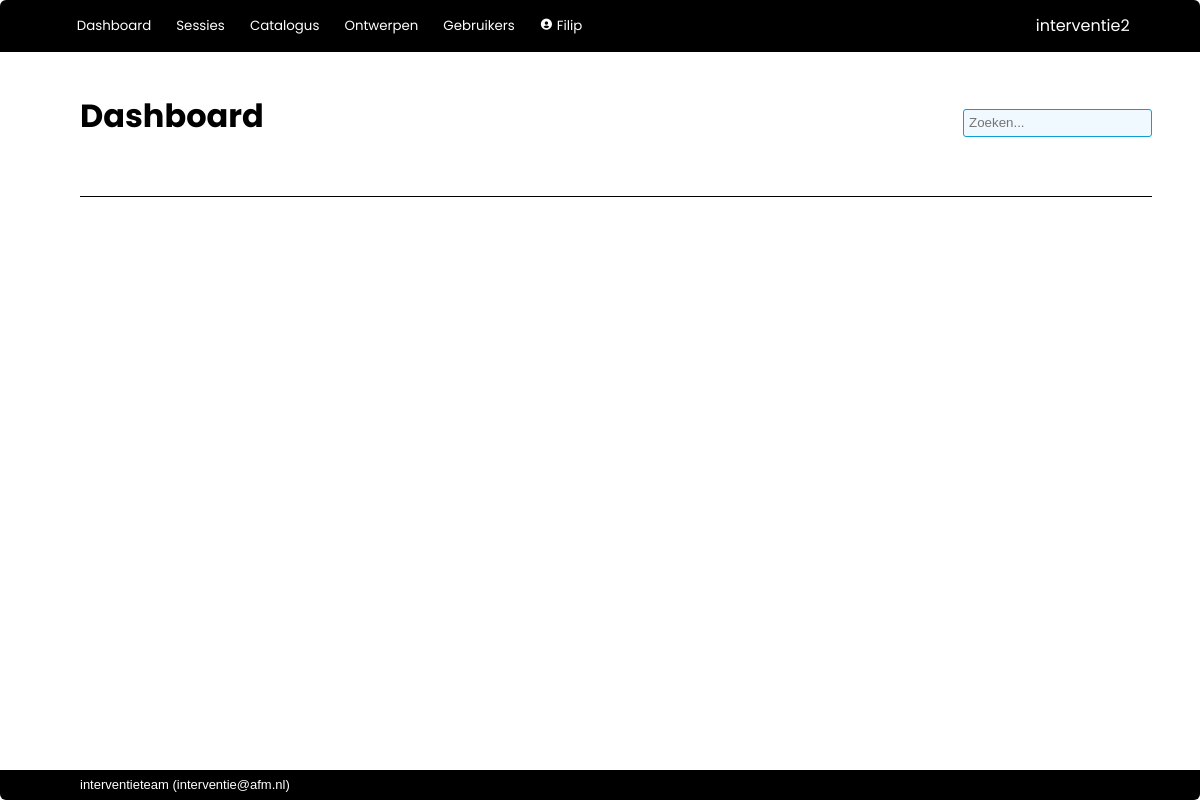
Before: / (signed in) with the older database file.
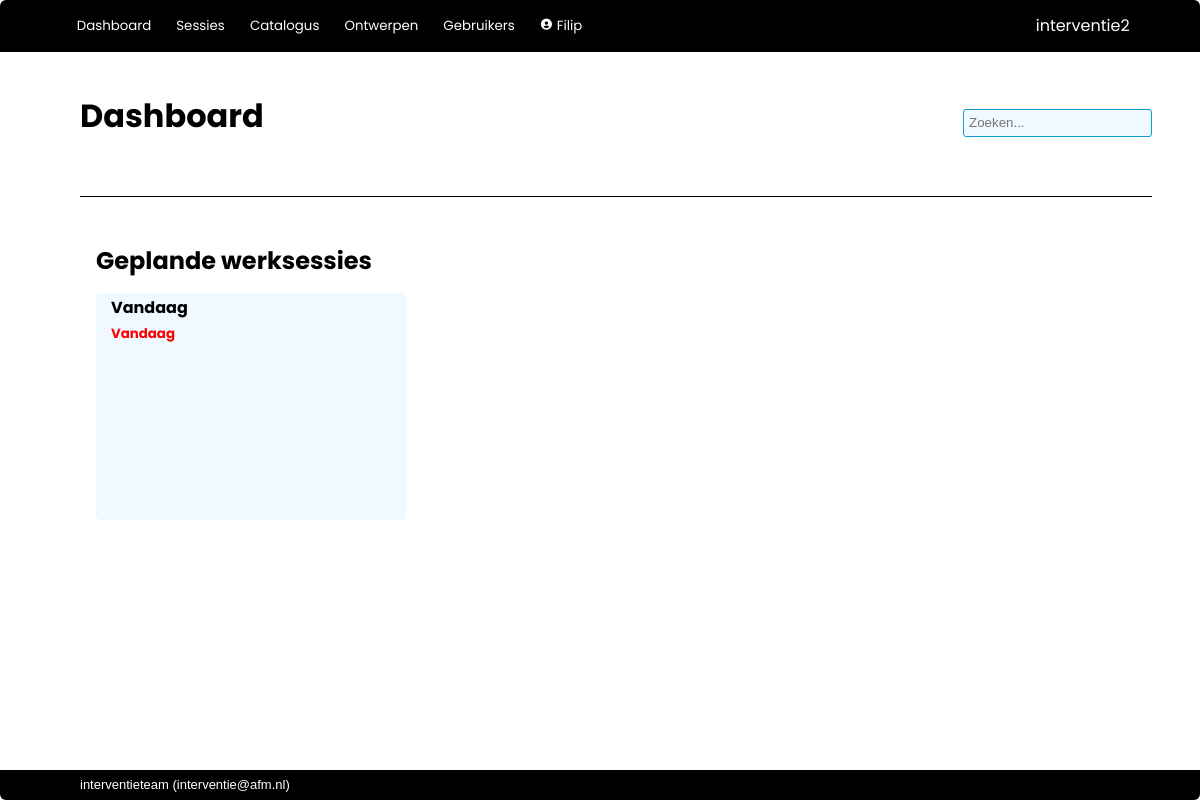
After: the same page with the newer database file.
### interventie2/models.py (models this page shows, shortened)
class Worksession(db.Model):
    __tablename__ = 'worksessions'
    id            = db.Column(db.Integer, primary_key=True)
    name          = db.Column(db.String(100), nullable=False)
    date_modified = db.Column(db.DateTime(timezone=True), server_default=func.now())
    parent_id     = db.Column(db.Integer, db.ForeignKey('worksessions.id'))
    child_description = db.Column(db.String(2000), nullable=False, default="")
    participants  = db.Column(db.String(500), nullable=False, default="")
    date          = db.Column(db.DateTime(timezone=True))
    project_number= db.Column(db.String(100))
    description   = db.Column(db.String(2000), nullable=False, default="")
    effect        = db.Column(db.String(2000), nullable=False, default="")
    link_to_page  = db.Column(db.String(1000), nullable=False, default="")
    show_instruments = db.Column(db.Boolean, default=True)
    mark_top_instruments = db.Column(db.Integer, nullable=False, default=1)
    show_rest_instruments = db.Column(db.Boolean, default=False)
    show_tags     = db.Column(db.Boolean, default=True)
    presenter_mode_zoom = db.Column(db.Numeric(3,2), nullable=False, default=1.25)
    presenter_mode_color_title = db.Column(db.String(7))
    presenter_mode_text_color_title = db.Column(db.String(7))
    presenter_mode_color_nav = db.Column(db.String(7))
    presenter_mode_text_color = db.Column(db.String(7))
    presenter_mode_text_color_nav = db.Column(db.String(7))
    presenter_mode_color_coll = db.Column(db.String(7))
    presenter_mode_text_color_coll = db.Column(db.String(7))
    presenter_mode_color_highlight = db.Column(db.String(7))
    presenter_mode_text_color_highlight = db.Column(db.String(7))
    presenter_mode_text_color_heading = db.Column(db.String(7))
    presenter_mode_background_color1 = db.Column(db.String(7))
    presenter_mode_background_color2 = db.Column(db.String(7))
    archived      = db.Column(db.Boolean, default=False)
    question_set_id = db.Column(db.Integer, db.ForeignKey('question_sets.id'))
    process_id    = db.Column(db.Integer, db.ForeignKey('processes.id'), nullable=False, default=1)
    enable_voting = db.Column(db.Boolean, default=False)
    voting_key    = db.Column(db.String(6), nullable=False, default=generate_secret_key(6))
    creator_id    = db.Column(db.Integer, db.ForeignKey('users.id'))
    secret_key    = db.Column(db.String(20), nullable=False, default=generate_secret_key())
    parent = relationship('Worksession', remote_side=[id], backref='children')
    creator = relationship('User', back_populates='worksession')
    allowed_users = relationship('User', secondary='worksession_access', back_populates='allowed_worksessions')
    answers = relationship('Answer', back_populates='worksession', cascade='all, delete-orphan')
    votes = relationship('Votes', back_populates='worksession', cascade='all, delete-orphan')
    question_set = relationship('QuestionSet')
    process = relationship('Process')
    plan = relationship('Plan', back_populates='worksession', cascade='all, delete-orphan')

### interventie2/main/routes.py (the view)
@main.route('/', methods=['GET', 'POST'])
@login_required
def index():
	information = { "past_worksessions":  Worksession.query.filter(Worksession.date < datetime.today().date()).order_by(Worksession.name).count(),
					"current_worksessions":  Worksession.query.filter(Worksession.date == datetime.today().date()).order_by(Worksession.name).count(),
				    "next_worksessions":  Worksession.query.filter(Worksession.date > datetime.today().date()).order_by(Worksession.name).count(),
					"instruments": Instrument.query.order_by(Instrument.name).count(),
					"your_past_worksessions":  Worksession.query.filter(Worksession.date < datetime.today().date()).filter(Worksession.creator == current_user).order_by(Worksession.name).count(),
					"your_current_worksessions": Worksession.query.filter(Worksession.date == datetime.today().date()).filter(Worksession.creator == current_user).order_by(Worksession.name).count(),
				    "your_next_worksessions":  Worksession.query.filter(Worksession.date > datetime.today().date()).filter(Worksession.creator == current_user).order_by(Worksession.name).count(),
					"your_instruments": Instrument.query.filter(Instrument.owner == current_user).order_by(Instrument.name).count() }
	next_worksessions = Worksession.query.filter(Worksession.date >= datetime.today().date()).order_by(Worksession.date)
	return render_template('main/index.html',
						information=information,
						next_worksessions=next_worksessions,
						today=datetime.today().date())

### interventie2/models.py (called while the page is built)
@login_manager.user_loader
def load_user(user_id):
    return User.query.get(user_id)

    def unread_messages(self):
        return sum(1 for message in self.messages if (message.unread) and (message.deliver_after.date() <= date.today()))

    def unread_message_alert(self):
        return self.unread_messages() > 0

### interventie2/main/templates/main/index.html (shortened to what this page needs)
{% extends 'base.html' %}
{% block page_title %}
Dashboard
{% endblock %}
{% block body %}
    {% if (information["your_next_worksessions"]+information["your_current_worksessions"]) > 0 %}
        <h1>Geplande werksessies</h1>
            <div class="card_area">
                {% for worksession in next_worksessions %}
                    <a href="{{url_for('main.show_worksession', worksession_id=worksession.id)}}">
                        <div class="card">
                            <div class="card_title">{{ worksession.name }}</div>
                                {% if worksession.date.strftime('%d-%m-%Y') == today.strftime('%d-%m-%Y') %}
                                    <div class="card_info card_alert">Vandaag</div>
                                {% else %}
                                <div class="card_info">Gepland op {{ worksession.date.strftime('%d-%m-%Y') }}.</div>
                                {% endif %}
                        </div>
                    </a>
                {% endfor %}
            </div>
    {% endif %}
{% endblock %}

Changed rows visible on the page:
now on this page (row edited): Worksession: name "Vandaag"
Other visible differences:
text now shown: "Geplande werksessies"
